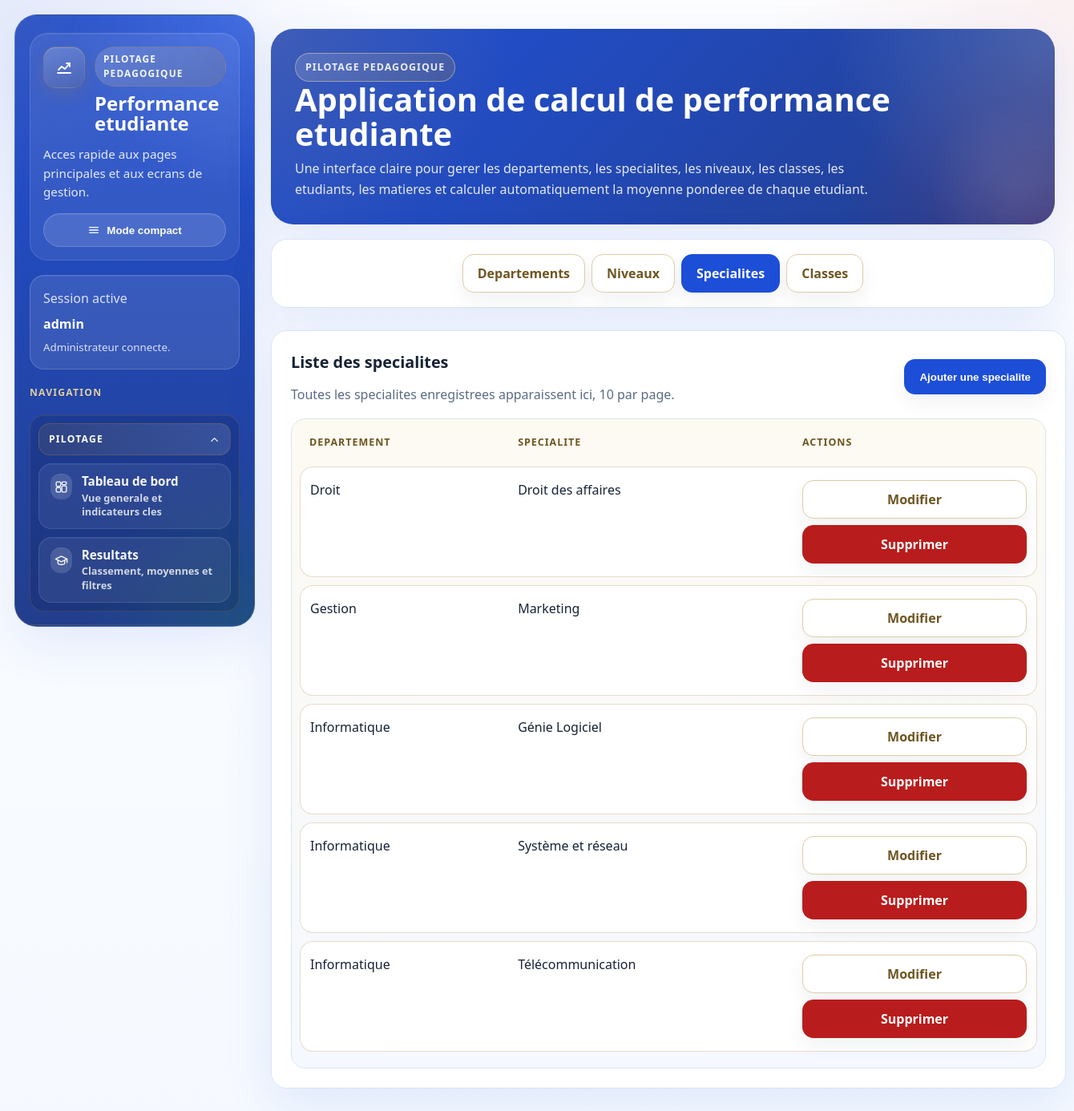
Page /specialites/ (signed in) on the committed database.
### gestion_notes/models.py (models this page shows, shortened)
class Specialite(models.Model):
    departement = models.ForeignKey(
        Departement,
        on_delete=models.PROTECT,
        related_name="specialites",
    )
    nom = models.CharField(max_length=100, unique=True)
    class Meta:
        ordering = ["departement__nom", "nom"]

class Departement(models.Model):
    nom = models.CharField(max_length=100, unique=True)
    class Meta:
        ordering = ["nom"]
    def __str__(self):
        return self.nom

### gestion_notes/views.py (the view)
# urls.py: path("specialites/", views.liste_specialites, name="liste_specialites"),
@administrateur_required
def liste_specialites(request):
    form = SpecialiteForm(request.POST or None)
    if request.method == "POST" and form.is_valid():
        form.save()
        messages.success(request, "La specialite a ete ajoutee avec succes.")
        return redirect("gestion_notes:liste_specialites")
    specialites_qs = Specialite.objects.select_related("departement")
    paginator = Paginator(specialites_qs, 10)
    specialites = paginator.get_page(request.GET.get("page"))
    context = {
        "form": form,
        "specialites": specialites,
        "peut_creer_specialite": Departement.objects.exists(),
    }
    return render(request, "gestion_notes/specialites.html", context)

### gestion_notes/views.py (called while the page is built)
def administrateur_required(view_func):
    @wraps(view_func)
    def _wrapped_view(request, *args, **kwargs):
        if not request.user.is_authenticated:
            return redirect_to_login(request.get_full_path(), reverse_lazy("gestion_notes:login"))
        if not request.user.is_staff:
            return render(request, "registration/access_denied.html", status=403)
        return view_func(request, *args, **kwargs)
    return _wrapped_view

### gestion_notes/templates/gestion_notes/specialites.html (shortened to what this page needs)
{% extends "gestion_notes/base.html" %}
{% block content %}
    <section class="grid" style="margin-top: 18px;">
        <article class="card" style="padding: 18px 22px;">
            <div class="actions" style="justify-content: center;">
                <a class="btn btn-secondary" href="{% url 'gestion_notes:liste_departements' %}">Departements</a>
                <a class="btn btn-secondary" href="{% url 'gestion_notes:liste_niveaux' %}">Niveaux</a>
                <a class="btn" href="{% url 'gestion_notes:liste_specialites' %}">Specialites</a>
                <a class="btn btn-secondary" href="{% url 'gestion_notes:liste_classes' %}">Classes</a>
            </div>
        </article>
    </section>
    <section class="grid">
        <article class="card" id="liste-specialites">
            <div class="section-head">
                <div>
                    <h2>Liste des specialites</h2>
                    <p class="muted">Toutes les specialites enregistrees apparaissent ici, 10 par page.</p>
                </div>
                <div class="actions">
                    <button
                        type="button"
                        class="btn"
                        id="toggle-specialite-form"
                        aria-expanded="{% if form.errors or form.non_field_errors %}true{% else %}false{% endif %}"
                        aria-controls="ajout-specialite"
                    >
                    </button>
                </div>
            </div>
            {% if specialites %}
                <div class="table-wrap premium">
                    <table class="table-premium">
                        <thead>
                            <tr>
                                <th>Departement</th>
                                <th>Specialite</th>
                                <th>Actions</th>
                            </tr>
                        </thead>
                        <tbody>
                            {% for specialite in specialites %}
                                <tr>
                                    <td>{{ specialite.departement.nom }}</td>
                                    <td>{{ specialite.nom }}</td>
                                    <td class="action-cell">
                                        <div class="actions action-stack">
                                            <a class="btn btn-secondary" href="{% url 'gestion_notes:modifier_specialite' specialite.pk %}">Modifier</a>
                                            <a class="btn btn-danger" href="{% url 'gestion_notes:supprimer_specialite' specialite.pk %}">Supprimer</a>
                                        </div>
                                    </td>
                                </tr>
                            {% endfor %}
                        </tbody>
                    </table>
                </div>
            {% else %}
                <div class="empty">Aucune specialite n'est encore enregistree.</div>
            {% endif %}
        </article>
    </section>
{% endblock %}

### gestion_notes/templates/gestion_notes/base.html (shortened to what this page needs)
<!DOCTYPE html>
<html lang="fr">
<head>
</head>
<body>
    <div class="app-layout {% if request.resolver_match.url_name == 'login' %}auth-layout{% endif %}">
        {% if request.resolver_match.url_name != 'login' %}
        <aside class="sidebar">
            <div class="sidebar-brand">
                <div class="sidebar-brand-header">
                    <span class="sidebar-brand-mark">
                        <svg class="icon-svg" aria-hidden="true"><use href="#icon-chart-line"></use></svg>
                    </span>
                    <div class="sidebar-brand-copy">
                        <span class="sidebar-kicker">Pilotage pedagogique</span>
                        <h1>Performance etudiante</h1>
                    </div>
                </div>
                <p>Acces rapide aux pages principales et aux ecrans de gestion.</p>
                <button type="button" class="sidebar-toggle" id="sidebar-toggle" aria-pressed="false">
                    <svg class="icon-svg" aria-hidden="true"><use href="#icon-menu"></use></svg>
                    <span class="sidebar-toggle-label">Mode compact</span>
                </button>
            </div>
            <div class="sidebar-session">
                {% if user.is_authenticated %}
                    <p>Session active</p>
                    <strong>{{ user.username }}</strong>
                    <small>
                        {% if user.is_staff %}
                            Administrateur connecte.
                        {% else %}
                            Compte connecte sans droits d'administration.
                        {% endif %}
                    </small>
                {% else %}
                    <p>Acces securise</p>
                    <strong>Connexion administrateur</strong>
                    <small>Utilise un compte staff pour acceder aux pages de gestion.</small>
                {% endif %}
            </div>
            {% if user.is_authenticated and user.is_staff %}
                <p class="sidebar-nav-label">Navigation</p>
                <nav class="sidebar-nav">
                    <details class="sidebar-accordion" open>
                        <summary class="sidebar-accordion-summary">
                            <span>Pilotage</span>
                            <span class="sidebar-accordion-arrow">
                                <svg class="icon-svg" aria-hidden="true"><use href="#icon-chevron-down"></use></svg>
                            </span>
                        </summary>
                        <div class="sidebar-group-links">
                            <a class="sidebar-link {% if request.resolver_match.url_name == 'tableau_de_bord' %}active{% endif %}" href="{% url 'gestion_notes:tableau_de_bord' %}" title="Tableau de bord">
                                <span class="sidebar-link-icon">
                                    <svg class="icon-svg" aria-hidden="true"><use href="#icon-dashboard"></use></svg>
                                </span>
                                <span class="sidebar-link-copy">
                                    <strong>Tableau de bord</strong>
                                    <small>Vue generale et indicateurs cles</small>
                                </span>
                            </a>
                            <a class="sidebar-link {% if request.resolver_match.url_name == 'page_resultats' %}active{% endif %}" href="{% url 'gestion_notes:page_resultats' %}" title="Resultats">
                                <span class="sidebar-link-icon">
                                    <svg class="icon-svg" aria-hidden="true"><use href="#icon-graduation"></use></svg>
                                </span>
                                <span class="sidebar-link-copy">
                                    <strong>Resultats</strong>
                                    <small>Classement, moyennes et filtres</small>
                                </span>
                            </a>
                        </div>
                    </details>
                    <div class="sidebar-divider"></div>
                </nav>
            {% endif %}
        </aside>
        {% endif %}
        <main class="main-area">
            <div class="page-shell">
                {% block hero %}
                    <section class="hero">
                        <div class="hero-top">
                            <div class="hero-copy">
                                <p class="hero-kicker">Pilotage pedagogique</p>
                                <h1>Application de calcul de performance etudiante</h1>
                                <p>
                                    Une interface claire pour gerer les departements, les specialites,
                                    les niveaux, les classes, les etudiants, les matieres et calculer
                                    automatiquement la moyenne ponderee de chaque etudiant.
                                </p>
                            </div>
                        </div>
                    </section>
                {% endblock %}
                {% block content %}{% endblock %}
            </div>
        </main>
    </div>
</body>
</html>

### rows in the picture
Specialite: departement.nom "Droit", nom "Droit des affaires"
Specialite: departement.nom "Gestion", nom "Marketing"
Specialite: departement.nom "Informatique", nom "Génie Logiciel"
Specialite: departement.nom "Informatique", nom "Système et réseau"
Specialite: departement.nom "Informatique", nom "Télécommunication"

### other values in the picture
{{ user.username }} "admin"
